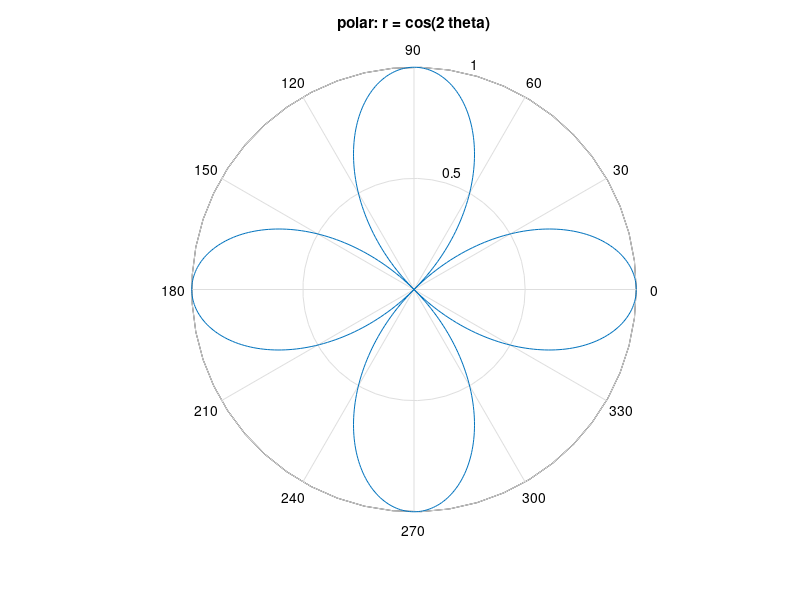
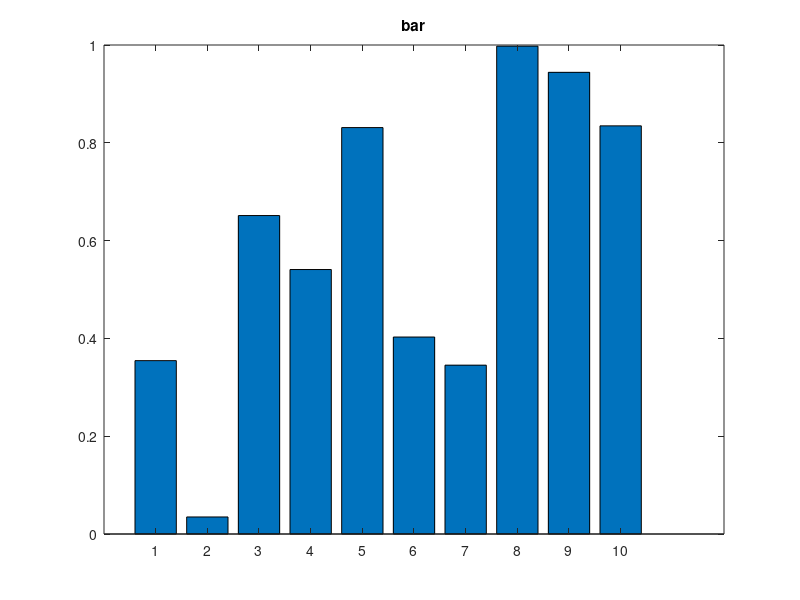
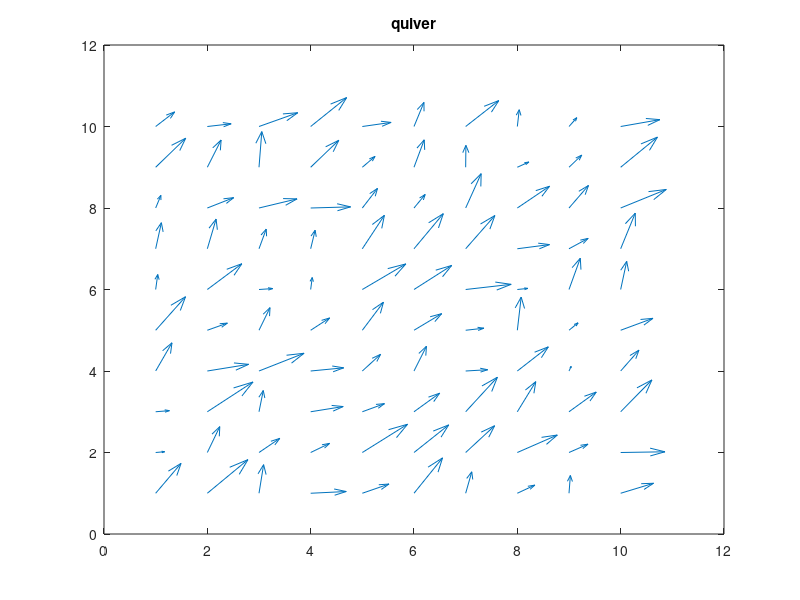
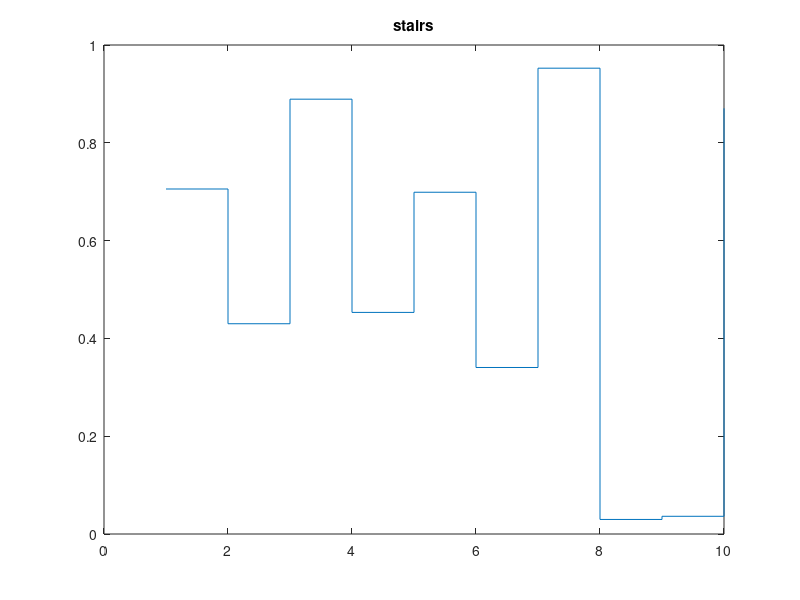

MATLAB code for these plots, in order:
% TOPIC: basics
% TITLE: Specialized plots: polar, bar, quiver, stairs, fill
% SOURCE: Slides 01, page 34 (polar, bar, quiver, stairs, fill)
% KEYWORDS: polar plot, bar graph, quiver plot, stairs plot, fill polygon, specialized plotting
% PROBLEM:
% Demonstrate a polar plot of r = cos(2*theta) for theta = 0:0.01:2*pi, a bar
% graph of 10 values, a quiver velocity field on a 10x10 grid, a stairstep
% plot of 10 values, and a filled triangle with vertices (0,0),(1,0),(0.5,1).
% CHECK: numel(theta) == numel(r) && abs(r(1) - 1) < 1e-9
% CHECK: numel(barvals) == 10
% CHECK: isequal(size(Xq), [10 10]) && isequal(size(Yq), [10 10])
% CHECK: numel(stairvals) == 10
% CODE:
theta = 0:0.01:2*pi;
r = cos(2*theta);
figure;
polar(theta, r);
title('polar: r = cos(2 theta)');

barvals = rand(1,10);
figure;
bar(1:10, barvals);
title('bar');

[Xq,Yq] = meshgrid(1:10,1:10);
U = rand(10);
V = rand(10);
figure;
quiver(Xq,Yq,U,V);
title('quiver');

stairvals = rand(1,10);
figure;
stairs(1:10, stairvals);
title('stairs');

figure;
fill([0 1 0.5],[0 0 1],'r');
title('fill');
fprintf('theta has %d points, bar/stairs have %d values each, quiver grid is %dx%d\n', ...
    numel(theta), numel(barvals), size(Xq,1), size(Xq,2));
